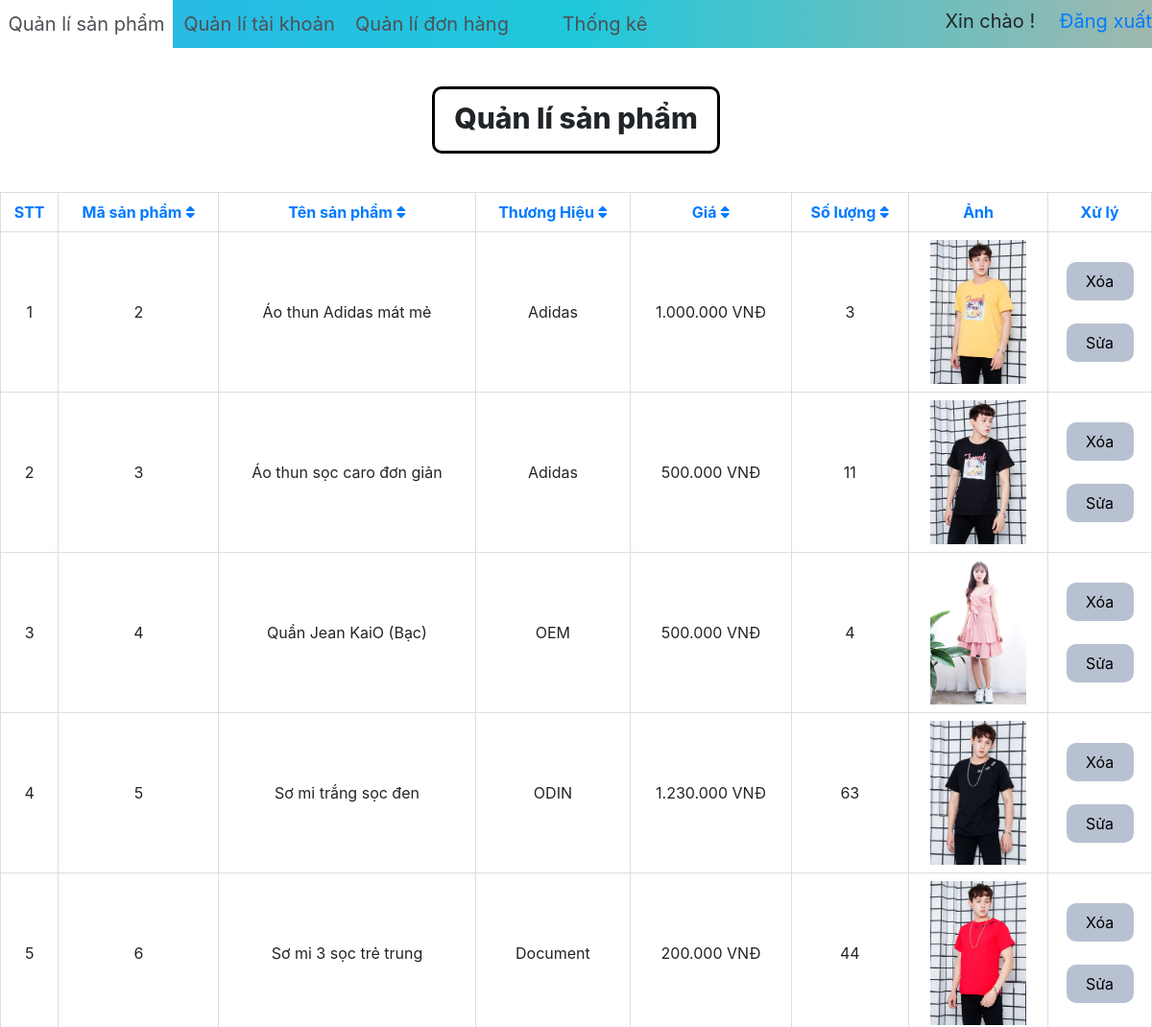
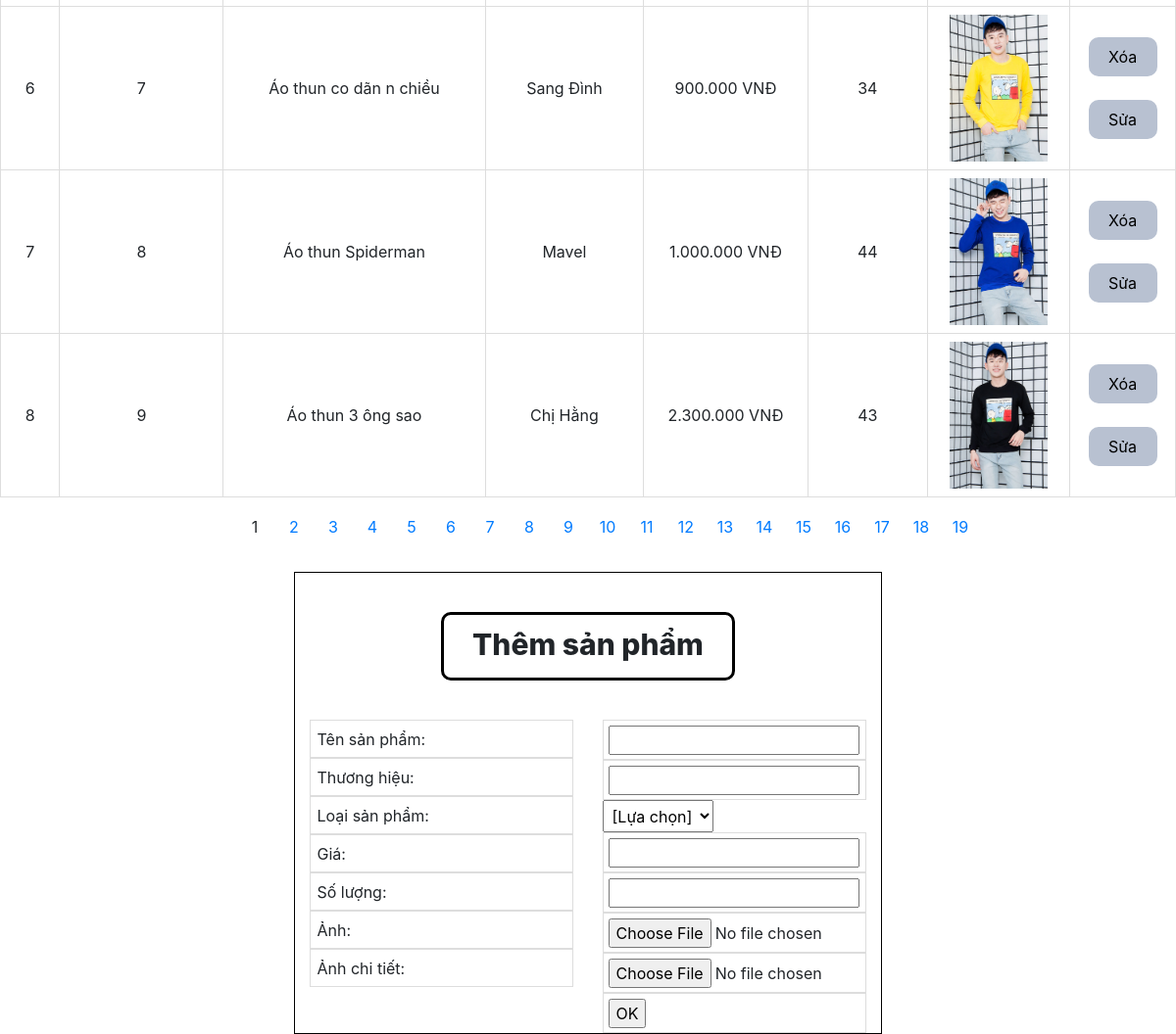
The app's page /wep/admin with its own data (2 pictures, top to bottom).
### tables this page shows
CREATE TABLE `sanpham` (
  `MA` int(11) NOT NULL,
  `TEN_SANPHAM` varchar(50) NOT NULL,
  `THUONGHIEU` varchar(40) NOT NULL,
  `GIA` int(11) NOT NULL,
  `GIA_CU` int(11) NOT NULL,
  `MA_LOAI` varchar(15) NOT NULL,
  `ANH` text NOT NULL,
  `ANH_CHI_TIET` text NOT NULL,
  `SO_LUONG` int(13) NOT NULL
);

### wep/admin/index.php (the view, shortened to what this page needs)
<?php
$ho_ten = (isset($_SESSION['tendangnhap']) == 'true') ? $_SESSION['tendangnhap'] : "";
?>
<!DOCTYPE html>
<html>
<head>
    <link rel="stylesheet" href="https://maxcdn.bootstrapcdn.com/bootstrap/4.0.0/css/bootstrap.min.css">
    <link rel="stylesheet" type="text/css" href="main_style.css">
    <link rel="stylesheet" href="https://use.fontawesome.com/releases/v5.8.1/css/solid.css">
    <link rel="stylesheet" href="https://use.fontawesome.com/releases/v5.8.1/css/fontawesome.css">
</head>
<?php
     $page = (isset($_GET['pg']) == true) ? $_GET['pg'] : 0;
     $conn = create_connect();
     $sapxep_muc = isset( $_GET['muc_sapxep'] ) ? $_GET['muc_sapxep'] : 'MA' ;
     $loai = isset( $_GET['loai'] ) ? $_GET['loai'] : 'ASC';
     $link_loai = "";
     if($loai == "ASC") {
        $link_loai = "DESC";
     }
     else{
        $link_loai  = "ASC";
     }
     $sql = "SELECT * FROM sanpham ORDER BY ".$sapxep_muc." ".$loai." LIMIT ".$page." , 8 ";
     $sql_soluong = "SELECT COUNT(MA) as SO_LUONG FROM sanpham";
     $result_soluong = $conn->query($sql_soluong);
     $row_soluong = $result_soluong->fetch_assoc();
     $so_luong_int = $row_soluong['SO_LUONG'];
     $result = $conn->query($sql);
     ?>
<body>
    <div class="menu_admin">
        <a href="index.php">Quản lí sản phẩm</a>
        <a href="quanlytaikhoan.php">Quản lí tài khoản</a>
        <a href="quanlydonhang.php">Quản lí đơn hàng</a>
        <a href="thongke.php">Thống kê</a>
        <div style="text-align: right;">Xin chào <?php echo $ho_ten; ?> !
            <a style="text-decoration: none; line-height: 45px;" href="dangxuat.php">&emsp;Đăng xuất</a>
        </div>
    </div>
    <div class="tieude">Quản lí sản phẩm</div>
    <table>
        <tr>
            <th><a href="#">STT</a></th>
            <th><a href=<?php echo '"index.php?muc_sapxep=MA&loai='.$link_loai.'"'; ?>>Mã sản phẩm <i class="fas fa-sort"></i></a></th>
            <th><a href=<?php echo '"index.php?muc_sapxep=TEN_SANPHAM&loai='.$link_loai.'"'; ?>>Tên sản phẩm <i class="fas fa-sort"></i></a></th>
            <th><a href=<?php echo '"index.php?muc_sapxep=THUONGHIEU&loai='.$link_loai.'"'; ?>>Thương Hiệu <i class="fas fa-sort"></i></a></th>
            <th><a href=<?php echo '"index.php?muc_sapxep=GIA&loai='.$link_loai.'"'; ?>>Giá <i class="fas fa-sort"></i></a></th>
            <th><a href=<?php echo '"index.php?muc_sapxep=SO_LUONG&loai='.$link_loai.'"'; ?>>Số lượng <i class="fas fa-sort"></i></a></th>
            <th><a href="#">Ảnh</a></th>
            <th><a href="#">Xử lý</a></th>
        </tr>
        <?php
            $i = 0;
            while ($row = $result->fetch_assoc()) {
                echo '<tr>
                        <td>'.++$i.'</td>
                        <td>'.$row["MA"].'</td>
                        <td>'.$row["TEN_SANPHAM"].'</td>
                        <td>'.$row["THUONGHIEU"].'</td>
                        <td>'.str_replace(",",".",number_format($row["GIA"])).' VNĐ</td>
                        <td>'.$row["SO_LUONG"].'</td>
                        <td><img src="../../images/'.$row["ANH"].'"></td>
                        <td><button class="btn-xoa" onclick="xacnhan(\'xuly_xoa.php?masanpham='.$row['MA'].'\')">Xóa</button><br><br>
                            <button class="btn-sua" onclick="xacnhan(\'sua_sanpham.php?masanpham='.$row['MA'].'\')">Sửa</button>
                        </td>
                    </tr>';
            }
        ?>
    </table>
    <?php
    $sotrang = ceil($so_luong_int/8);
                       echo '</div>
                            <div class="row">
                            <div class="col">
                                <div class="page_nav_1">
                                    <ul class="d-flex flex-row align-items-start justify-content-center">';
                                        for($i = 0; $i < $sotrang ; $i++){
                                            $vitri = ($i * 8);
                                            if($page == $vitri){
                                                echo '<a class="active">'.($i+1).'</a>';
                                            }
                                            else{
                                                echo '<a id="so-trang" href="index.php?pg='.$vitri.'">'.($i+1). '</a></li>';
                                            }
                                        }
                                    echo '</ul>
                                </div>
                            </div>
                        </div>
                         </div>
                    </div>';
    ?>
    <div class="container-fluid">
        <div class="row">
            <div class="col-lg-3"></div>
            <div class="col-lg-6 content-them">
                <div class="tieude">Thêm sản phẩm</div>
                <form action="xuly_them.php" method="post" enctype="multipart/form-data">
                    <div class="row">
                    <div class="col-lg-6">
                        <div class="txt_form"><span>Tên sản phẩm:</span><br></div>
                        <div class="txt_form"><span>Thương hiệu:</span><br></div>
                        <div class="txt_form"><span>Loại sản phẩm:</span><br></div>
                        <div class="txt_form"><span>Giá:</span><br></div>
                        <div class="txt_form"><span>Số lượng:</span></div>
                        <div class="txt_form"><span>Ảnh:</span><br></div>
                        <div class="txt_form"><span>Ảnh chi tiết:</span></div>
                    </div>
                <div class="col-lg-6">
                    <div class="input_form"><input type="text" name="tensanpham"></div>
                    <div class="input_form"><input type="text" name="thuonghieu"></div>
                    <select id="phanloai" name="phanloai">
                        <option value="" selected>[Lựa chọn]</option>
                    </select>
                    <div class="input_form"><input type="text" name="gia"></div>
                    <div class="input_form"><input type="text" name="so_luong"></div>
                    <div class="input_form"><input type="file" name="anh"></div>
                    <div class="input_form"><input type="file" name="anh_chitiet"></div>
                    <div class="input_form"><input type="submit" name="them" value="OK"></div>
                </div>
                </div>
                </form>
            </div>
        </div>
    </div>
</body>
</html>

### wep/admin/main_style.css (style rules this page uses)
td { border: 1px solid #ddd; padding: 8px; text-align: center; }
th { border: 1px solid #ddd; padding: 8px; text-align: center; }
table { width: 100%; }
td img { width: 100px; }
.tieude { width: 280px; margin: 40px auto; font-weight: 800; font-size: 30px; }
.txt_form { padding: 6.5px; border: 1px solid #ddd; }
.input_form { padding: 4.5px; border: 1px solid #ddd; }
.content-them { border: 1px solid black; }
#phanloai { padding: 4.5px; }
ul { list-style: none; }

### wep/admin/index.php (style rules this page uses)
div.menu_admin { font-size: 20px; width: 100%; height: 50px; top: 0; background: linear-gradient(to left, #9fb8ad, #1fc8db, #2cb5e8); }
div.menu_admin>a { float: left; list-style: none; width: 180px; text-align: center; height: 50px; line-height: 50px; background: none; border: 0; text-decoration: none; color: #4e5156; }
.btn-xoa, .btn-sua { border-radius: 10px; width: 70px; height: 40px; background: #b8c1d1; border: 0; }
div.tieude { border: 3px solid black; border-radius: 10px; width: 300px; height: 70px; line-height: 60px; text-align: center; font-size: 30px; }
a#so-trang, a.active { margin: 10px 0; width: 40px; height: 40px; text-align: center; align-items: center; line-height: 40px; }

### records on screen
sanpham: MA "2", TEN_SANPHAM "Áo thun Adidas mát mẻ", THUONGHIEU "Adidas", GIA "1.000.000", SO_LUONG "3", ANH (picture)
sanpham: MA "3", TEN_SANPHAM "Áo thun sọc caro đơn giản", THUONGHIEU "Adidas", GIA "500.000", SO_LUONG "11", ANH (picture)
sanpham: MA "4", TEN_SANPHAM "Quần Jean KaiO (Bạc)", THUONGHIEU "OEM", GIA "500.000", SO_LUONG "4", ANH (picture)
sanpham: MA "5", TEN_SANPHAM "Sơ mi trắng sọc đen", THUONGHIEU "ODIN", GIA "1.230.000", SO_LUONG "63", ANH (picture)
sanpham: MA "6", TEN_SANPHAM "Sơ mi 3 sọc trẻ trung", THUONGHIEU "Document", GIA "200.000", SO_LUONG "44", ANH (picture)
sanpham: MA "7", TEN_SANPHAM "Áo thun co dãn n chiều", THUONGHIEU "Sang Đình", GIA "900.000", SO_LUONG "34", ANH (picture)
sanpham: MA "8", TEN_SANPHAM "Áo thun Spiderman", THUONGHIEU "Mavel", GIA "1.000.000", SO_LUONG "44", ANH (picture)
sanpham: MA "9", TEN_SANPHAM "Áo thun 3 ông sao", THUONGHIEU "Chị Hằng", GIA "2.300.000", SO_LUONG "43", ANH (picture)
